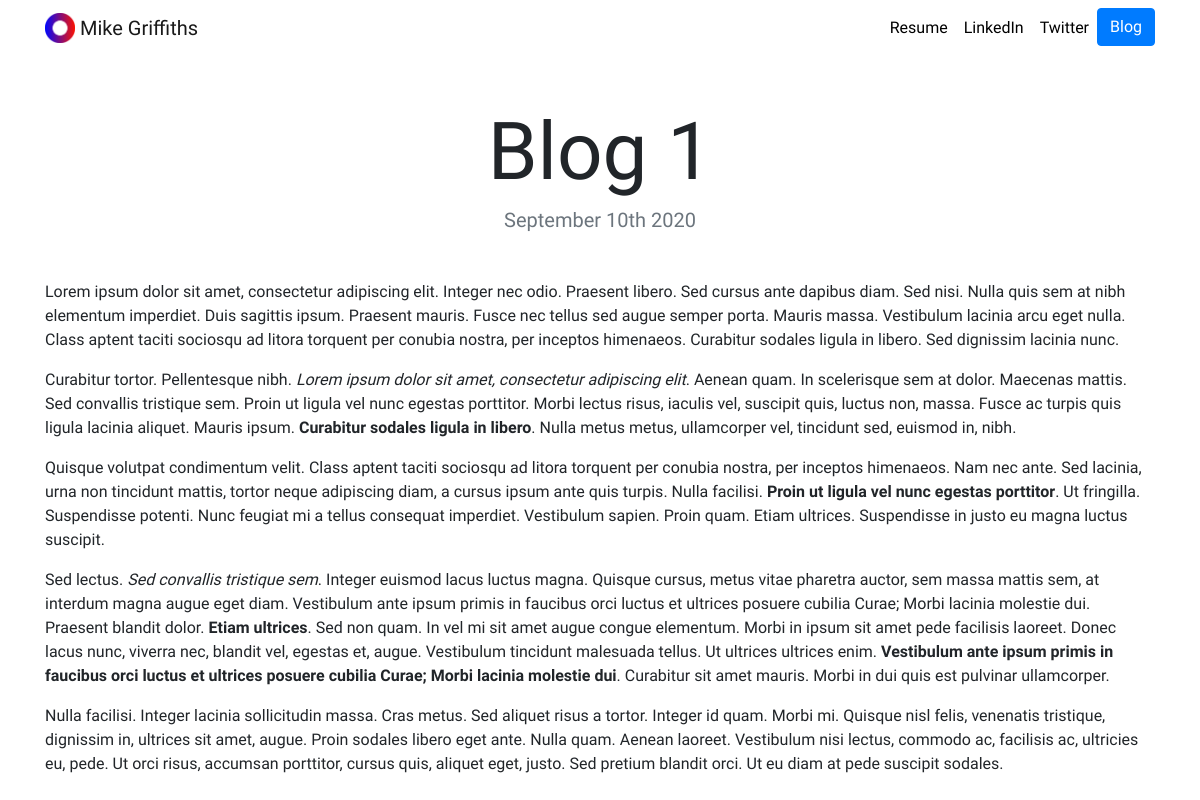
Page /blog/3/ on the committed database.
### blog/models.py (models this page shows, shortened)
class Blog(models.Model):
    title = models.CharField(max_length=200)
    entry = models.TextField()
    date = models.DateField(auto_now=True)

### blog/views.py (the view)
# urls.py: path('<int:blog_id>/', views.detail, name='detail'),
def detail(request, blog_id):
    blog = get_object_or_404(Blog, pk=blog_id)
    return render(request, 'blog/detail.html', {'blog': blog})

### blog/templates/blog/detail.html
{% extends "portfolio/base.html" %}
{% load static %}
{% block content %}
<h1 class="text-center mt-5" id="blogdetailtitle">{{ blog.title }}</h1>
<h5 class="text-center text-muted mb-5">{{ blog.date|date:'F jS Y' }}</h5>
{{ blog.entry|safe }}
{% endblock %}

### portfolio/static/portfolio/custom.css (style rules this page uses)
body { font-family: 'Grandstander', cursive; }
@media (min-width: 992px) { #blogdetailtitle { font-size: 5rem; } }

### rows in the picture
Blog: title "Blog 1", date "September 10th 2020", entry "Lorem ipsum dolor sit amet, consectetur adipiscing elit. Integer nec odio. Praesent libero. Sed cursus ante dapibus diam. Sed nisi. Nulla quis sem at nibh elementum imperdiet. Duis sagittis ipsum. Praesent mauris. Fusce nec tellus sed augue semper porta. Mauris massa. Vestibulum lacinia arcu eget nulla. Class aptent taciti sociosqu ad litora torquent per conubia nostra, per inceptos himenaeos. Curabitur sodales ligula in libero. Sed dignissim lacinia nunc. Curabitur tortor. Pellentesque nibh. Lorem ipsum dolor sit amet, consectetur adipiscing elit . Aenean quam. In scelerisque sem at dolor. Maecenas mattis. Sed convallis tristique sem. Proin ut ligula vel nunc egestas porttitor. Morbi…"
